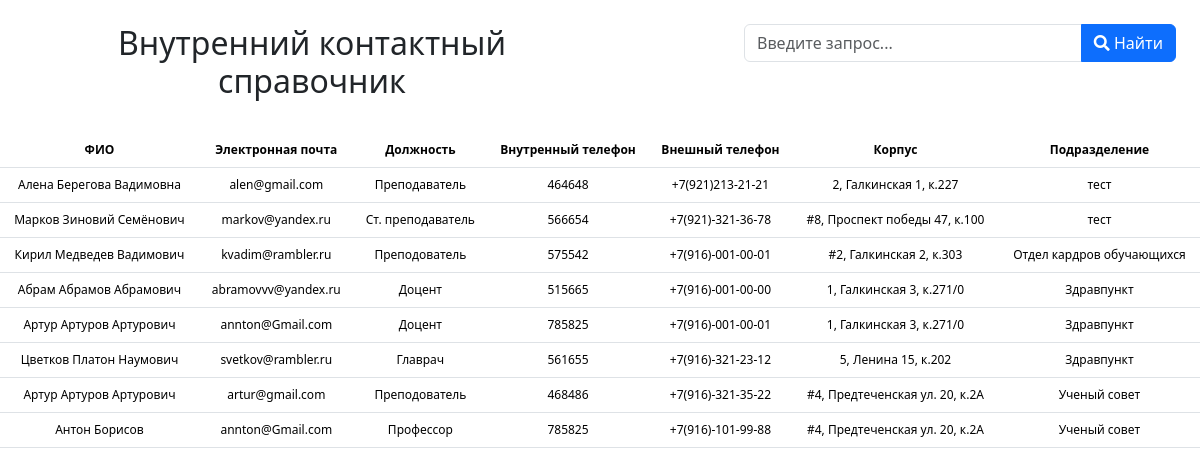
The app's page / (signed in) with its own data.
### phone_dict_site/models.py (models this page shows, shortened)
class Employee(models.Model):
    displayName = models.CharField('ФИО', max_length=150)
    mail = models.EmailField('Почта', max_length=100)
    position = models.CharField('Должность', max_length=150)
    employeeId = models.CharField('Идентификатор 1С', max_length=20)
    inter_phone = models.CharField('Внутренный телефон', max_length=30)
    ext_phone = models.CharField('Внешний телефон', max_length=20)
    building = models.ForeignKey(Building, on_delete = models.PROTECT)
    subdivision = models.ForeignKey(Subdivision, on_delete = models.PROTECT)
    visible = models.BooleanField('Видимость')
    class Meta:
        verbose_name = 'Сотрудник'
        verbose_name_plural = 'Сотрудники'

class Building(models.Model):
    name = models.CharField('Корпус', max_length=30, unique=True)
    address = models.CharField('Адрес корпуса', max_length=50)
    cabinet = models.CharField('Кабинет', max_length=10)
    def __str__(self):
        return f"{self.name}" + ", " + f"{self.address}" + ", " + f"к.{self.cabinet}"
    class Meta:
        verbose_name = 'Корпус'
        verbose_name_plural = 'Корпусы'

class Subdivision(models.Model):
    name = models.CharField('Подразделение', max_length=150)
    parent = models.ForeignKey('Subdivision', on_delete=models.CASCADE, null=True, blank=True)
    def __str__(self):
        return self.name
    class Meta:
        verbose_name = 'Подразделение'
        verbose_name_plural = 'Подразделения'

### phone_dict_site/views.py (the view)
# urls.py: path('', views.full_phone_dict, name='phone_dict_site'),
@login_required(login_url='/admin/login/?next=/')
def full_phone_dict(request):
    if request.GET.get('search_field'):
        search = request.GET.get('search_field')
        if '@' in search and '.' in search:
            data = Employee.objects.filter(mail__icontains = search)
        elif '+' in search and '(' in search and ')' in search and '-' in search:
            data = Employee.objects.filter(ext_phone = search)
        elif '@' not in search and '.' not in search:
            data = Employee.objects.filter(
                Q(displayName__iregex = search) | Q(subdivision__name__iregex = search))
    elif request.method == 'GET':
        data = Employee.objects.order_by('subdivision')
    context = {'data': data}
    return render(request, 'index.html', context=context)

### phone_dict_site/templates/index.html (shortened to what this page needs)
    {% load static %}
    <!doctype html>
    <html lang="en">
    <head>
        <link href="https://cdn.jsdelivr.net/npm/bootstrap@5.3.3/dist/css/bootstrap.min.css" rel="stylesheet">
        <link href="https://cdnjs.cloudflare.com/ajax/libs/font-awesome/5.15.4/css/all.min.css" rel="stylesheet">
        <link rel="stylesheet" href="{% static 'phone_dict_site/css/style.css' %}">
    </head>
    <body style="font-size: 12px;">
        <div class="grid_container">
            <div class="page_name">
                <h2>Внутренний контактный справочник</h2>
            </div>
            <div class="searcher">
                <form action="#" id="search_form" method="get" class="search-form">
                    <div class="input-group">
                        <input
                            type="text"
                            name="search_field"
                            id="search_field"
                            placeholder="Введите запрос..."
                            class="form-control search-input">
                            <button type="submit" class="btn btn-primary search-btn">
                                <i class="fas fa-search"></i> Найти
                            </button>
                    </div>
                </form>
            </div>
        </div>
        <table class="table" style="text-align: center;">
            <thead>
                <tr>
                    <th scope="col">ФИО</th>
                    <th scope="col">Электронная почта </th>
                    <th scope="col">Должность </th>
                    <th scope="col">Внутренный телефон </th>
                    <th scope="col">Внешный телефон </th>
                    <th scope="col">Корпус </th>
                    <th scope="col">Подразделение </th>
                </tr>
            </thead>
           <tbody>
                {% for i in data %}
                    <tr>
                        <td data-label="ФИО">{{ i.displayName }}</td>
                        <td data-label="Электронная почта">{{ i.mail }}</td>
                        <td data-label="Должность">{{ i.position }}</td>
                        <td data-label="Внутренний телефон">{{ i.inter_phone }}</td>
                        <td data-label="Внешний телефон">{{ i.ext_phone }}</td>
                        <td data-label="Корпус">{{ i.building }}</td>
                        <td data-label="Подразделение">{{ i.subdivision }}</td>
                    </tr>
                {% endfor %}
           </tbody>
        </table>
    </body>
    </html>

### phone_dict_site/static/phone_dict_site/css/style.css (style rules this page uses)
.grid_container { display: grid; grid-template-columns: 1fr 1fr; padding: 2%; }
.page_name { text-align: center; }
.searcher { padding-left: 25%; }

### records on screen
Employee: displayName "Алена Берегова Вадимовна", mail "alen@gmail.com", position "Преподаватель", inter_phone "464648", ext_phone "+7(921)213-21-21", building "2, Галкинская 1, к.227", subdivision "тест"
Employee: displayName "Марков Зиновий Семёнович", mail "markov@yandex.ru", position "Ст. преподаватель", inter_phone "566654", ext_phone "+7(921)-321-36-78", building "#8, Проспект победы 47, к.100", subdivision "тест"
Employee: displayName "Кирил Медведев Вадимович", mail "kvadim@rambler.ru", position "Преподователь", inter_phone "575542", ext_phone "+7(916)-001-00-01", building "#2, Галкинская 2, к.303", subdivision "Отдел кардров обучающихся"
Employee: displayName "Абрам Абрамов Абрамович", mail "abramovvv@yandex.ru", position "Доцент", inter_phone "515665", ext_phone "+7(916)-001-00-00", building "1, Галкинская 3, к.271/0", subdivision "Здравпункт"
Employee: displayName "Артур Артуров Артурович", mail "annton@Gmail.com", position "Доцент", inter_phone "785825", ext_phone "+7(916)-001-00-01", building "1, Галкинская 3, к.271/0", subdivision "Здравпункт"
Employee: displayName "Цветков Платон Наумович", mail "svetkov@rambler.ru", position "Главрач", inter_phone "561655", ext_phone "+7(916)-321-23-12", building "5, Ленина 15, к.202", subdivision "Здравпункт"
Employee: displayName "Артур Артуров Артурович", mail "artur@gmail.com", position "Преподователь", inter_phone "468486", ext_phone "+7(916)-321-35-22", building "#4, Предтеченская ул. 20, к.2А", subdivision "Ученый совет"
Employee: displayName "Антон Борисов", mail "annton@Gmail.com", position "Профессор", inter_phone "785825", ext_phone "+7(916)-101-99-88", building "#4, Предтеченская ул. 20, к.2А", subdivision "Ученый совет"
